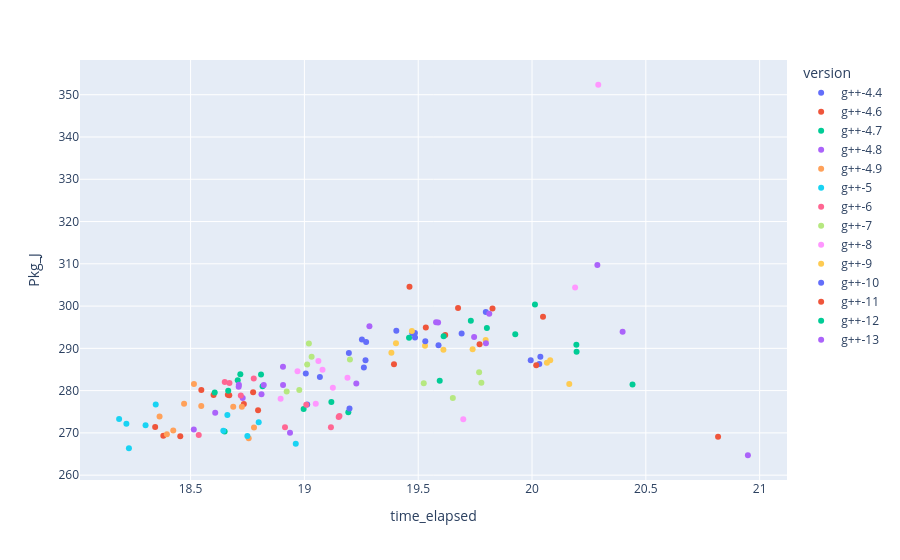

Notebook source saved alongside this figure:
### Code cell
fig = px.scatter(df, x='time_elapsed', y='Pkg_J', color='version')
fig.show()

### Figure 1 — Plotly figure (JSON) as saved in the notebook; plotly's stock layout.template omitted (floating-point values rounded to 4 significant figures)
{"data": [{"hovertemplate": "version=g++-4.4<br>time_elapsed=%{x}<br>Pkg_J=%{y}<extra></extra>", "legendgroup": "g++-4.4", "marker": {"color": "#636efa", "symbol": "circle"}, "mode": "markers", "name": "g++-4.4", "orientation": "v", "showlegend": true, "type": "scatter", "x": [19.01, 19.07, 19.49, 19.49, 19.01, 19.27, 19.27, 19.47, 19.8, 19.25], "xaxis": "x", "y": [276.7, 283.2, 292.5, 293.6, 284.1, 287.2, 291.5, 293.6, 298.6, 292.1], "yaxis": "y"}, {"hovertemplate": "version=g++-4.6<br>time_elapsed=%{x}<br>Pkg_J=%{y}<extra></extra>", "legendgroup": "g++-4.6", "marker": {"color": "#EF553B", "symbol": "circle"}, "mode": "markers", "name": "g++-4.6", "orientation": "v", "showlegend": true, "type": "scatter", "x": [18.45, 18.38, 18.34, 18.55, 18.6, 18.8, 18.77, 18.73, 18.66, 18.67], "xaxis": "x", "y": [269.2, 269.3, 271.4, 280.1, 279.0, 275.4, 279.6, 276.8, 279, 278.9], "yaxis": "y"}, {"hovertemplate": "version=g++-4.7<br>time_elapsed=%{x}<br>Pkg_J=%{y}<extra></extra>", "legendgroup": "g++-4.7", "marker": {"color": "#00cc96", "symbol": "circle"}, "mode": "markers", "name": "g++-4.7", "orientation": "v", "showlegend": true, "type": "scatter", "x": [18.65, 18.67, 18.61, 18.72, 18.71, 19.12, 18.81, 18.82, 19.0, 19.19], "xaxis": "x", "y": [270.4, 280.0, 279.5, 283.9, 282.4, 277.3, 283.8, 281.1, 275.6, 274.9], "yaxis": "y"}, {"hovertemplate": "version=g++-4.8<br>time_elapsed=%{x}<br>Pkg_J=%{y}<extra></extra>", "legendgroup": "g++-4.8", "marker": {"color": "#ab63fa", "symbol": "circle"}, "mode": "markers", "name": "g++-4.8", "orientation": "v", "showlegend": true, "type": "scatter", "x": [18.51, 18.73, 18.71, 18.61, 18.71, 18.91, 18.94, 18.82, 18.91, 18.81], "xaxis": "x", "y": [270.8, 278.3, 280.9, 274.8, 281.4, 285.6, 270.0, 281.3, 281.3, 279.1], "yaxis": "y"}, {"hovertemplate": "version=g++-4.9<br>time_elapsed=%{x}<br>Pkg_J=%{y}<extra></extra>", "legendgroup": "g++-4.9", "marker": {"color": "#FFA15A", "symbol": "circle"}, "mode": "markers", "name": "g++-4.9", "orientation": "v", "showlegend": true, "type": "scatter", "x": [18.4, 18.36, 18.42, 18.51, 18.47, 18.76, 18.73, 18.55, 18.78, 18.69], "xaxis": "x", "y": [269.7, 273.9, 270.6, 281.6, 276.9, 268.7, 276.2, 276.4, 271.3, 276.2], "yaxis": "y"}, {"hovertemplate": "version=g++-5<br>time_elapsed=%{x}<br>Pkg_J=%{y}<extra></extra>", "legendgroup": "g++-5", "marker": {"color": "#19d3f3", "symbol": "circle"}, "mode": "markers", "name": "g++-5", "orientation": "v", "showlegend": true, "type": "scatter", "x": [18.23, 18.22, 18.19, 18.35, 18.75, 18.3, 18.64, 18.8, 18.96, 18.66], "xaxis": "x", "y": [266.4, 272.1, 273.3, 276.7, 269.3, 271.8, 270.5, 272.5, 267.4, 274.3], "yaxis": "y"}, {"hovertemplate": "version=g++-6<br>time_elapsed=%{x}<br>Pkg_J=%{y}<extra></extra>", "legendgroup": "g++-6", "marker": {"color": "#FF6692", "symbol": "circle"}, "mode": "markers", "name": "g++-6", "orientation": "v", "showlegend": true, "type": "scatter", "x": [18.54, 18.67, 18.72, 18.65, 18.78, 19.15, 19.15, 19.12, 19.01, 18.91], "xaxis": "x", "y": [269.5, 281.8, 278.9, 282.1, 282.8, 273.8, 274.0, 271.4, 276.7, 271.3], "yaxis": "y"}, {"hovertemplate": "version=g++-7<br>time_elapsed=%{x}<br>Pkg_J=%{y}<extra></extra>", "legendgroup": "g++-7", "marker": {"color": "#B6E880", "symbol": "circle"}, "mode": "markers", "name": "g++-7", "orientation": "v", "showlegend": true, "type": "scatter", "x": [18.92, 18.98, 19.02, 19.01, 19.03, 19.52, 19.77, 19.2, 19.78, 19.65], "xaxis": "x", "y": [279.8, 280.1, 291.2, 286.2, 288.0, 281.8, 284.4, 287.4, 281.9, 278.2], "yaxis": "y"}, {"hovertemplate": "version=g++-8<br>time_elapsed=%{x}<br>Pkg_J=%{y}<extra></extra>", "legendgroup": "g++-8", "marker": {"color": "#FF97FF", "symbol": "circle"}, "mode": "markers", "name": "g++-8", "orientation": "v", "showlegend": true, "type": "scatter", "x": [18.9, 18.97, 19.19, 19.08, 19.06, 20.19, 20.29, 19.05, 19.13, 19.7], "xaxis": "x", "y": [278.1, 284.6, 283.1, 284.9, 287.0, 304.4, 352.4, 276.9, 280.7, 273.2], "yaxis": "y"}, {"hovertemplate": "version=g++-9<br>time_elapsed=%{x}<br>Pkg_J=%{y}<extra></extra>", "legendgroup": "g++-9", "marker": {"color": "#FECB52", "symbol": "circle"}, "mode": "markers", "name": "g++-9", "orientation": "v", "showlegend": true, "type": "scatter", "x": [19.38, 19.4, 19.53, 19.8, 19.47, 19.61, 19.74, 20.08, 20.07, 20.16], "xaxis": "x", "y": [289.0, 291.2, 290.6, 292, 294.1, 289.7, 289.8, 287.2, 286.6, 281.6], "yaxis": "y"}, {"hovertemplate": "version=g++-10<br>time_elapsed=%{x}<br>Pkg_J=%{y}<extra></extra>", "legendgroup": "g++-10", "marker": {"color": "#636efa", "symbol": "circle"}, "mode": "markers", "name": "g++-10", "orientation": "v", "showlegend": true, "type": "scatter", "x": [19.2, 19.26, 19.53, 19.2, 19.4, 19.59, 20.04, 19.99, 20.03, 19.69], "xaxis": "x", "y": [275.8, 285.5, 291.7, 288.9, 294.2, 290.8, 288.0, 287.2, 286.3, 293.5], "yaxis": "y"}, {"hovertemplate": "version=g++-11<br>time_elapsed=%{x}<br>Pkg_J=%{y}<extra></extra>", "legendgroup": "g++-11", "marker": {"color": "#EF553B", "symbol": "circle"}, "mode": "markers", "name": "g++-11", "orientation": "v", "showlegend": true, "type": "scatter", "x": [19.39, 19.46, 19.53, 20.05, 19.83, 19.67, 19.77, 20.02, 19.62, 20.82], "xaxis": "x", "y": [286.2, 304.6, 294.9, 297.5, 299.4, 299.5, 290.9, 286.0, 293.2, 269.1], "yaxis": "y"}, {"hovertemplate": "version=g++-12<br>time_elapsed=%{x}<br>Pkg_J=%{y}<extra></extra>", "legendgroup": "g++-12", "marker": {"color": "#00cc96", "symbol": "circle"}, "mode": "markers", "name": "g++-12", "orientation": "v", "showlegend": true, "type": "scatter", "x": [19.59, 19.61, 19.46, 19.8, 19.73, 20.01, 20.19, 19.93, 20.2, 20.44], "xaxis": "x", "y": [282.3, 292.9, 292.5, 294.8, 296.5, 300.4, 290.9, 293.4, 289.2, 281.4], "yaxis": "y"}, {"hovertemplate": "version=g++-13<br>time_elapsed=%{x}<br>Pkg_J=%{y}<extra></extra>", "legendgroup": "g++-13", "marker": {"color": "#ab63fa", "symbol": "circle"}, "mode": "markers", "name": "g++-13", "orientation": "v", "showlegend": true, "type": "scatter", "x": [19.23, 19.29, 19.81, 19.75, 19.58, 20.29, 19.59, 20.4, 19.8, 20.95], "xaxis": "x", "y": [281.7, 295.2, 298.2, 292.7, 296.1, 309.7, 296.1, 293.9, 291.2, 264.7], "yaxis": "y"}], "layout": {"legend": {"title": {"text": "version"}, "tracegroupgap": 0}, "margin": {"t": 60}, "xaxis": {"anchor": "y", "domain": [0, 1], "title": {"text": "time_elapsed"}}, "yaxis": {"anchor": "x", "domain": [0, 1], "title": {"text": "Pkg_J"}}}}
